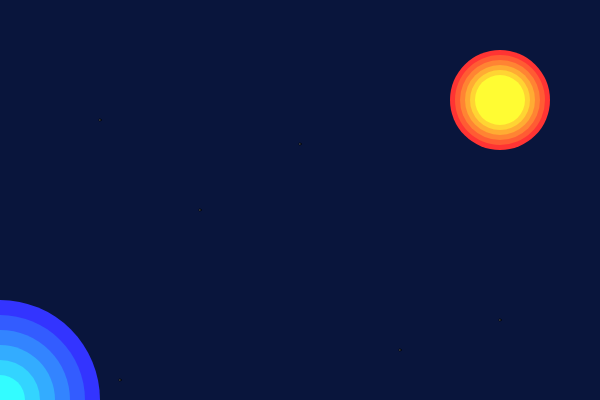
Frame 1 (no input)
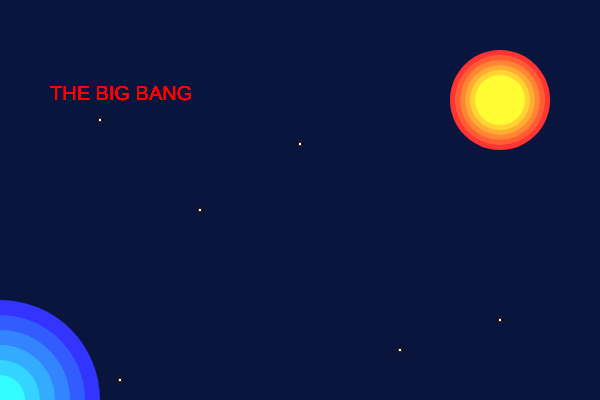
Frame 60 (no input)
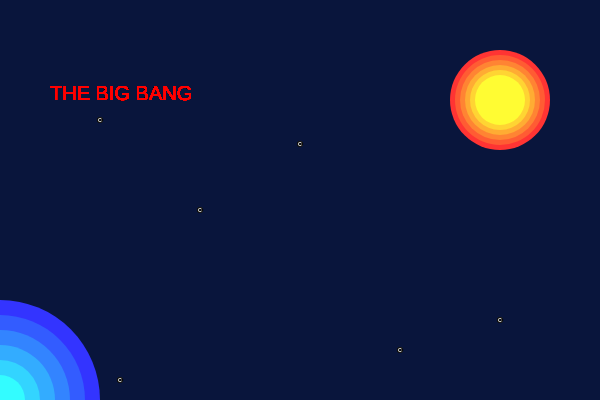
Frame 120 (the mouse pressed at the canvas centre since frame 60)

The p5.js sketch that drew these frames (run headless with seeded random() and noise() and a simulated clock; from frame 60 on, the mouse is pressed at the canvas centre):

// p5.js sketch
// ── sketch.js
// VARIABLES ESTRELLAS
var rad = 2;
var rad1 = 2;
var rad2 = 2;
var rad3 = 2;
var rad4 = 2;
var rad5 = 2;
// VARIABLES PLANETAS
var planet = 100;
var planet1 = 200;
//VARIABLRES COHETE
var posxa = -100;
var posxb = -90;
var posxc = -120;
var posxd = -130;
var posya = 500;
var posyb = 530;
// EXPLOSION
var boom = 2;
//Allien
var allieny = 600;
var ojito = 15;
var ojo1 = 590;
var bocay = 620;
//Rectangulo final
posyquad = 0;

function setup() {
  createCanvas(600, 400);
  background(9, 21, 60);

  // Planeta rojo
  for (var col = 51; col < 255; col = col + 40) {
    noStroke();
    fill(255, col + 1, 51);
    ellipse(500, 100, planet);
    planet = planet - 10;
  }

  // Planeta Azul
  for (var col = 51; col < 255; col = col + 40) {
    noStroke();
    fill(51, col + 1, 255);
    ellipse(0, 400, planet1);
    planet1 = planet1 - 30;
  }
}

function draw() {

  stroke(0);
  //Estrellas
  fill(255);
  ellipse(100, 120, rad);
  rad = rad + 0.1;
  if (rad > 5) {
    rad = 1;
  }
  fill(255);
  ellipse(300, 144, rad1);
  rad1 = rad1 + 0.1;
  if (rad1 > 5) {
    rad1 = 1;
  }
  fill(255);
  ellipse(400, 350, rad2);
  rad2 = rad2 + 0.1;
  if (rad2 > 5) {
    rad2 = 1;
  }
  fill(255);
  ellipse(200, 210, rad3);
  rad3 = rad3 + 0.1;
  if (rad3 > 5) {
    rad3 = 1;
  }
  fill(255);
  ellipse(500, 320, rad4);
  rad4 = rad4 + 0.1;
  if (rad4 > 5) {
    rad4 = 1;
  }
  fill(255);
  ellipse(120, 380, rad5);
  rad5 = rad5 + 0.1;
  if (rad5 > 5) {
    rad5 = 1;
  }
  //Texto inicial
  if (frameCount > 50 && frameCount < 150) {
    fill(255, 0, 0);
    noStroke();
    textSize(20);
    text('THE BIG BANG', 50, 100);
  }
  //COHETE
  if (frameCount > 100 && frameCount < 680) {
    noStroke();
    fill(255, 0, 0);
    quad(posxa, posya, posxb, posya, posxc, posyb, posxd, posyb);
    posxa = posxa + 1
    posxb = posxb + 1
    posxc = posxc + 1
    posxd = posxd + 1
    posya = posya - 0.7
    posyb = posyb - 0.7
  }
  // Explosion blanca
  if (frameCount > 690 && frameCount < 1200) {
    noStroke();
    fill(255);
    ellipse(500, 100, boom);
    boom = boom + 3;
  }
  // Alliens
  if (frameCount > 1200 && frameCount < 1300) {
    background(255);
    noStroke();
    fill(51, 255, 51);
    ellipse(300, allieny, 90, 120);
    //allieny = allieny -2;
    fill(0);
    ellipse(280, ojo1, ojito);
    ellipse(320, ojo1, ojito);
    //ojo1 = ojo1 -2;
    ellipse(300, bocay, 25);
    //bocay = bocay - 2;

    fill(51, 255, 51);
    ellipse(150, allieny, 90, 120);
    allieny = allieny - 3.7;
    fill(0);
    ellipse(130, ojo1, ojito);
    ellipse(170, ojo1, ojito);
    ojo1 = ojo1 - 3.7;
    ellipse(150, bocay, 25);
    bocay = bocay - 3.7;

    fill(51, 255, 51);
    ellipse(450, allieny, 90, 120);
    //allieny = allieny -4;
    fill(0);
    ellipse(430, ojo1, ojito);
    ellipse(470, ojo1, ojito);
    //ojo1 = ojo1 -4;
    ellipse(450, bocay, 25);
    //bocay = bocay - 4;
  }
  //TEXTO
  if (frameCount > 1450 && frameCount < 1600) {
    fill(0);
    noStroke();
    textSize(25);
    text('Hello human, welcome to the universe creation', 30, 350);
  }
  // TEXTO 2

  if (frameCount > 1600 && frameCount < 2000) {
    fill(0);
    rect(posyquad, 0, 10, 400);
    posyquad = posyquad + 2;
  }

  if (frameCount > 2000 && frameCount < 2400) {
    fill(255, 0, 0);
    textSize(80);
    text('THE END...', 50, 200);
  }
  if (frameCount > 2200 && frameCount < 2400) {
    fill(51, 255, 51);
    ellipse(500, allieny, 110, 140);
    //allieny = allieny -4;
    fill(0);
    ellipse(480, ojo1, ojito);
    ellipse(520, ojo1, ojito);
    //ojo1 = ojo1 -4;
    ellipse(500, bocay, 25);
    //bocay = bocay - 4;
  }
}
